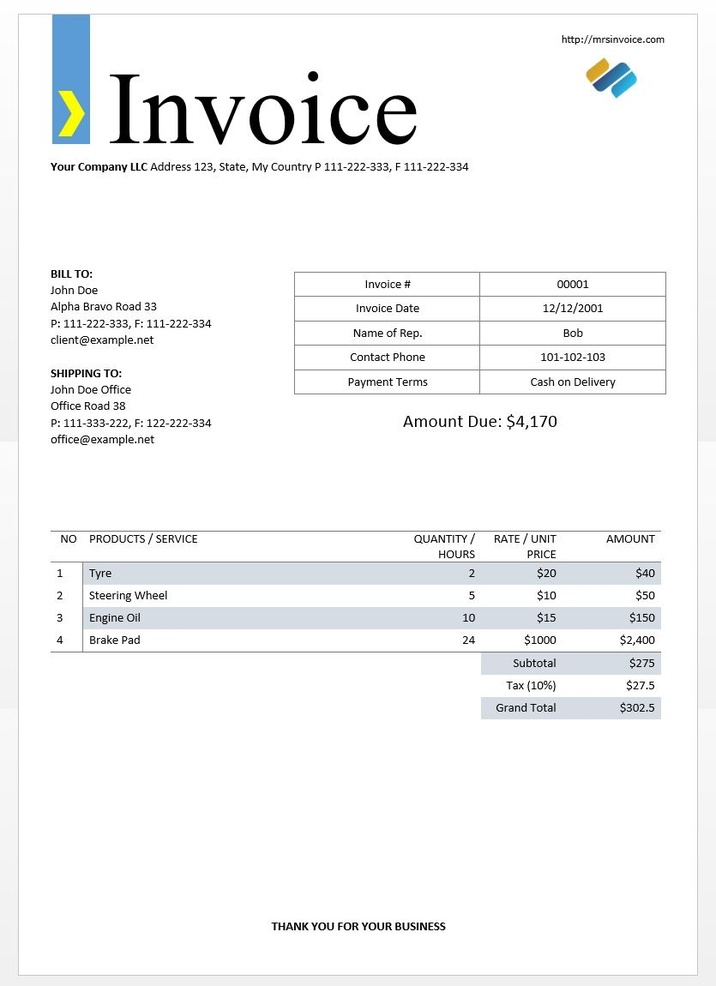
#> input picture OCR/image.jpg, 716 x 986 px, shrunk from 835 x 1150 before the run
$ python PreProcessing.py
#> lines starting #> are read from the running program, lines starting #| are printed output that depends on the picture; after the words box and inside, x2 and y2 are one past the last pixel; in counts of white or black regions, pixels touching at a corner belong together
# -*- coding: utf-8 -*-
"""
Created on Tue Mar  3 18:15:45 2020

@author: Namita
Ref : https://nanonets.com/blog/ocr-with-tesseract/#ocrwithpytesseractandopencv
program to use some filters for image cleaning
"""

import cv2
import numpy as np
import pytesseract
from pytesseract import Output

img = cv2.imread('image.jpg')#path to image
#> img is the input picture: shape (986, 716, 3); mean B, G, R 246, 245.5, 244.8

# get grayscale image


def get_grayscale(image):
    return cv2.cvtColor(image, cv2.COLOR_BGR2GRAY)

# noise removal


def remove_noise(image):
    return cv2.medianBlur(image, 5)

#thresholding


def thresholding(image):
    return cv2.threshold(image, 0, 255, cv2.THRESH_BINARY + cv2.THRESH_OTSU)[1]
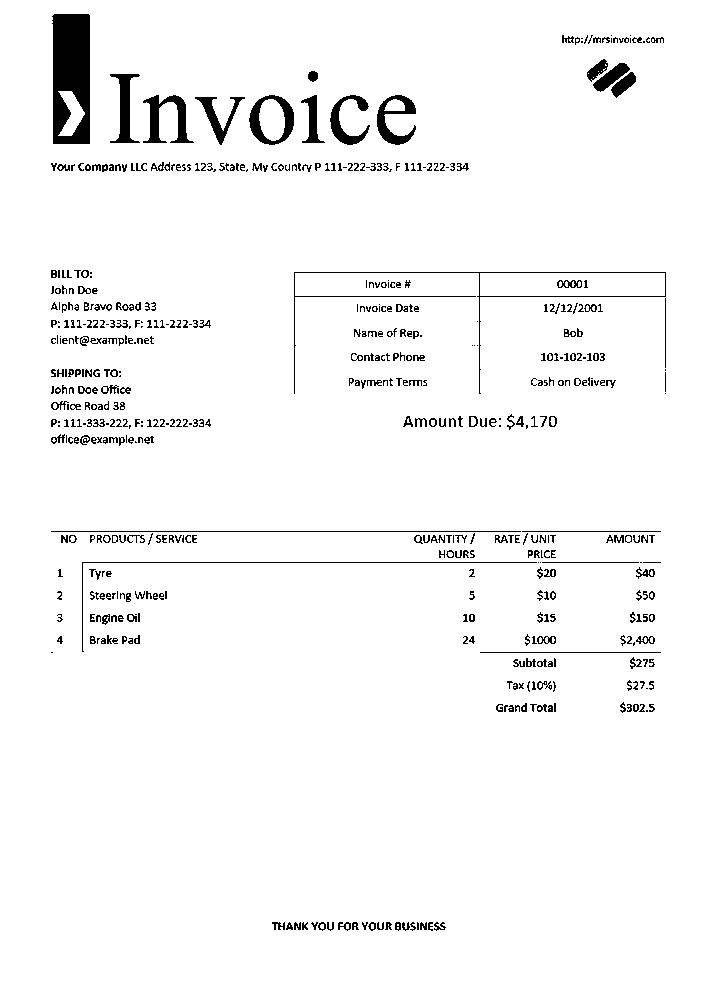
#> returned value: shape (986, 716); 96.4% white; 527 black regions (173 under 20 px), largest, box (x1, y1, x2, y2) and area: (52, 14, 90, 144) 4194, (294, 272, 666, 394) 1011, (143, 95, 194, 143) 995

#dilation


def dilate(image):
    kernel = np.ones((5, 5), np.uint8)
    return cv2.dilate(image, kernel, iterations=1)

#erosion


def erode(image):
    kernel = np.ones((5, 5), np.uint8)
    return cv2.erode(image, kernel, iterations=1)

#opening - erosion followed by dilation


def opening(image):
    kernel = np.ones((5, 5), np.uint8)
    return cv2.morphologyEx(image, cv2.MORPH_OPEN, kernel)
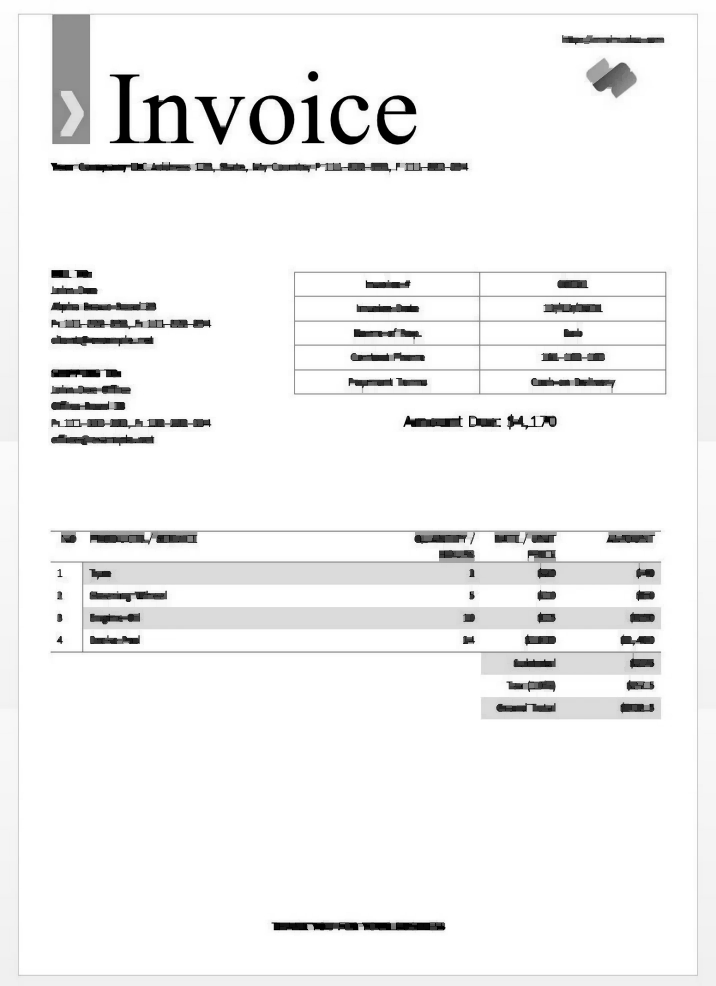
#> returned value: shape (986, 716); min 0, max 255, mean 241.7

#canny edge detection


def canny(image):
    return cv2.Canny(image, 100, 200)
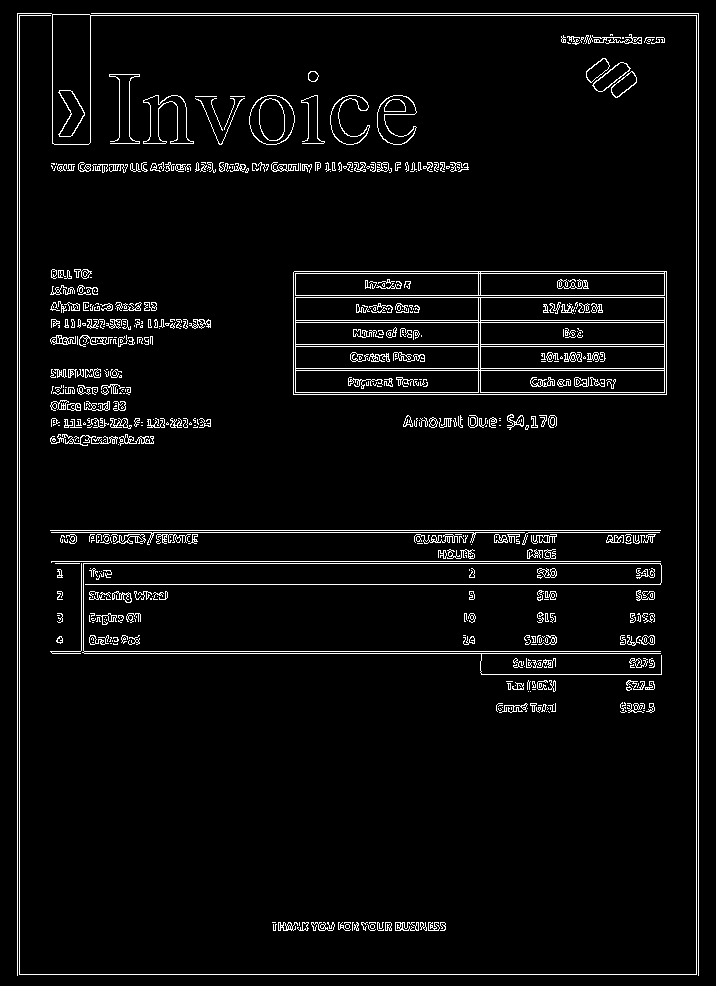
#> returned value: shape (986, 716); 4.5% white in thin lines or dots

#skew correction


def deskew(image):
    coords = np.column_stack(np.where(image > 0))
    angle = cv2.minAreaRect(coords)[-1]
    if angle < -45:
        angle = -(90 + angle)
    else:
        angle = -angle
    (h, w) = image.shape[:2]
    center = (w // 2, h // 2)
    M = cv2.getRotationMatrix2D(center, angle, 1.0)
    rotated = cv2.warpAffine(
        image, M, (w, h), flags=cv2.INTER_CUBIC, borderMode=cv2.BORDER_REPLICATE)
    return rotated

#template matching


def match_template(image, template):
    return cv2.matchTemplate(image, template, cv2.TM_CCOEFF_NORMED)


gray = get_grayscale(img)
thresh = thresholding(gray)
opening = opening(gray)
canny = canny(gray)


#> (the run stopped early here; a loop or call above may not have finished)

$ run again, with OCR/the-bill.jpg copied over OCR/image.jpg
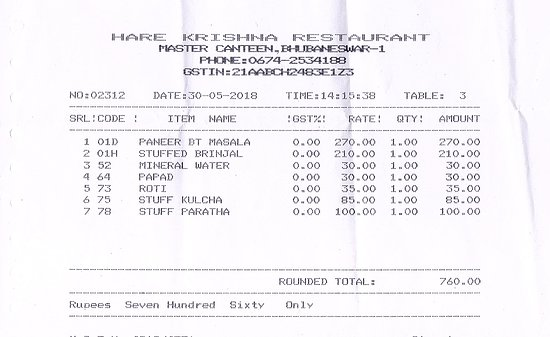
#> input picture OCR/the-bill.jpg, 550 x 337 px
#> img is the input picture: shape (337, 550, 3); mean B, G, R 245.9, 242.3, 244.4
#> in thresholding, `return cv2.threshold(image, 0, 255, cv2.THRESH_BINARY + cv2.THRESH_OTS..`:
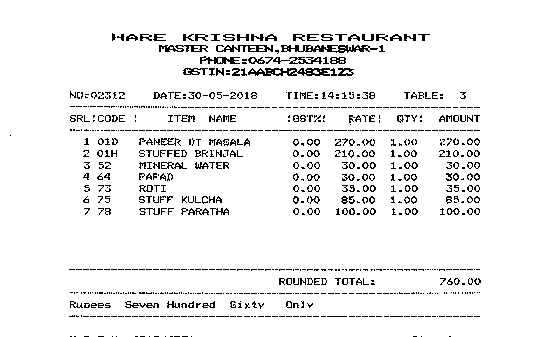
#> returned value: shape (337, 550); 93.9% white; black in thin lines or dots, all inside (x1, y1, x2, y2) = (10, 33, 481, 337)
#> in canny, `return cv2.Canny(image, 100, 200)`:
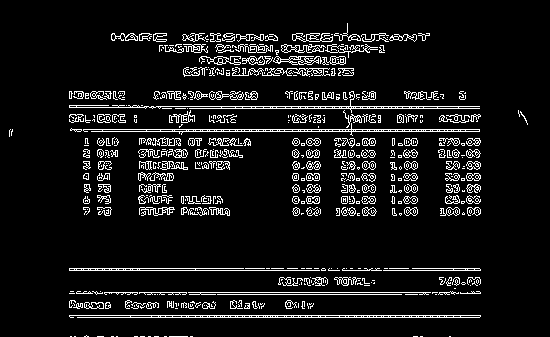
#> returned value: shape (337, 550); 8.5% white in thin lines or dots, all inside (x1, y1, x2, y2) = (9, 23, 528, 337)
